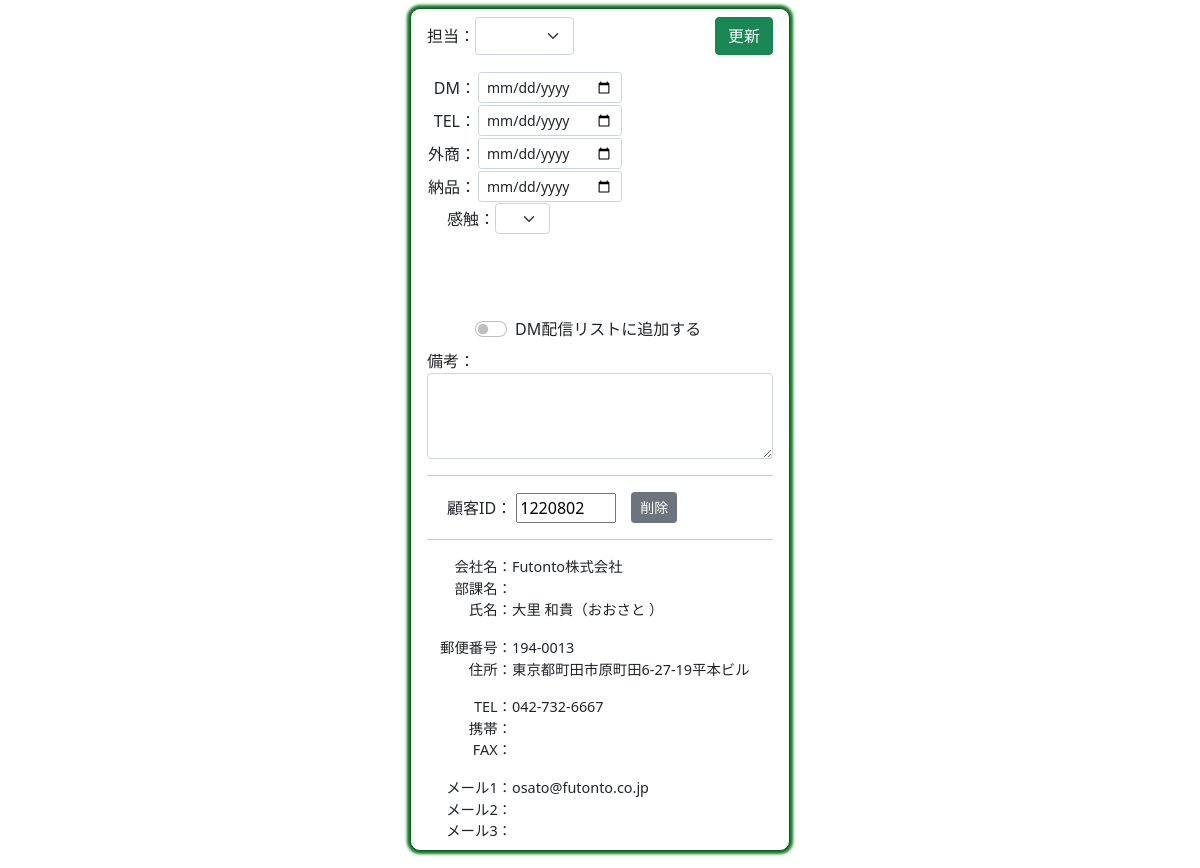
/right/1051/, run on an earlier commit of the app's database.
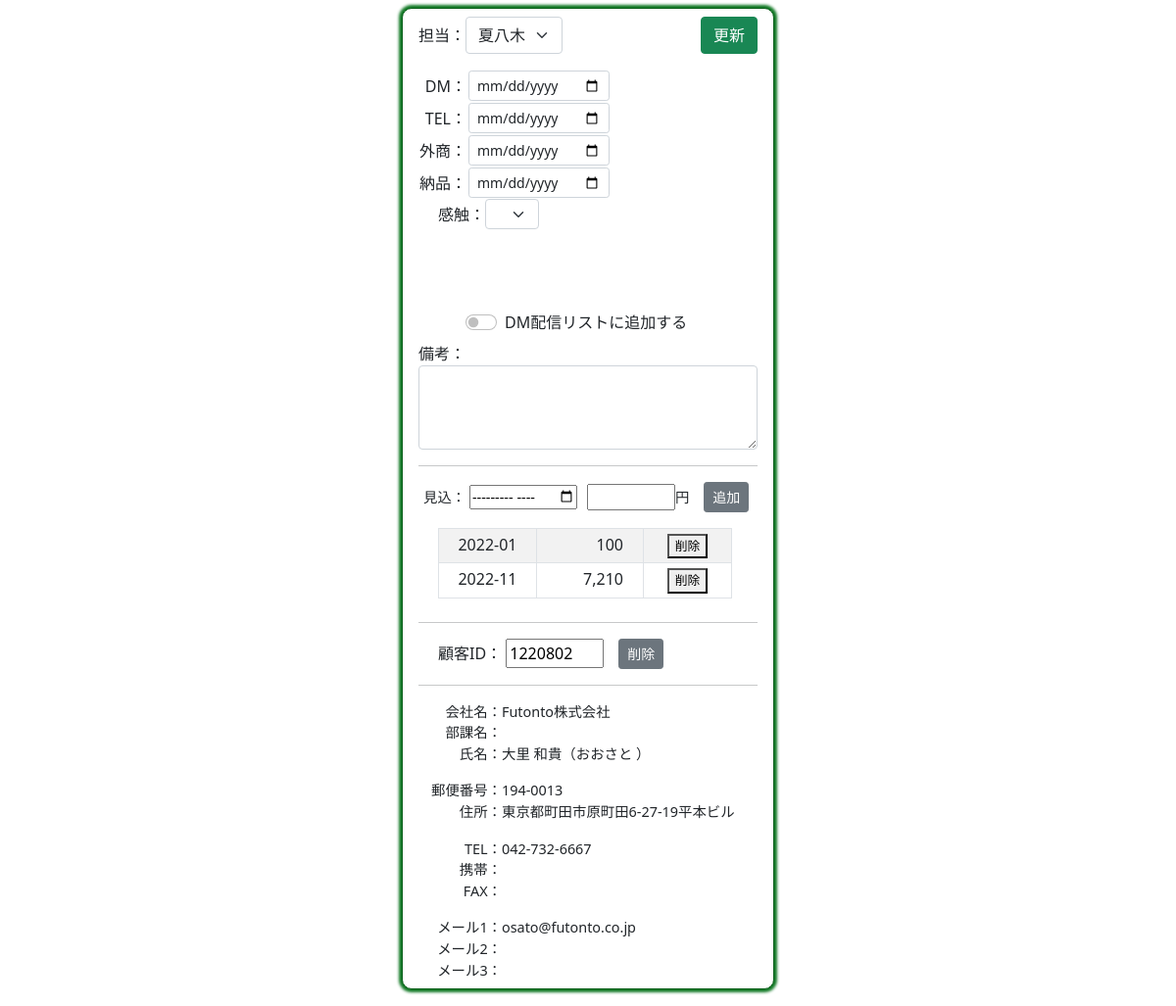
And on a later commit of the database.
### houjin/models.py (models this page shows, shortened)
class Customer(models.Model):
    cus_id=models.CharField("顧客ID",max_length=10,null=True,blank=True)
    sei=models.CharField("姓",max_length=10,null=True,blank=True)
    mei=models.CharField("名",max_length=10,null=True,blank=True)
    sei_kana=models.CharField("姓かな",max_length=10,null=True,blank=True)
    mei_kana=models.CharField("名かな",max_length=10,null=True,blank=True)
    mail1=models.EmailField("メール1",null=True,blank=True)
    mail2=models.EmailField("メール2",null=True,blank=True)
    mail3=models.EmailField("メール3",null=True,blank=True)
    yubin=models.CharField("郵便番号",max_length=10,null=True,blank=True)
    adress=models.CharField("住所",max_length=100,null=True,blank=True)
    pref=models.CharField("都道府県",max_length=10,null=True,blank=True)
    city=models.CharField("市区町村",max_length=50,null=True,blank=True)
    banchi=models.CharField("番地",max_length=50,null=True,blank=True)
    build=models.CharField("建物",max_length=50,null=True,blank=True)
    com=models.CharField("会社",max_length=50,null=True,blank=True)
    busho=models.CharField("部署",max_length=50,null=True,blank=True)
    tel=models.CharField("電話",max_length=20,null=True,blank=True)
    mob=models.CharField("携帯",max_length=20,null=True,blank=True)
    fax=models.CharField("FAX",max_length=20,null=True,blank=True)
    toroku=models.CharField("登録日",max_length=10,null=True,blank=True)
    kensu=models.IntegerField("件数",null=True,blank=True)
    money=models.IntegerField("金額",null=True,blank=True)
    tantou=models.IntegerField("担当",default=0)
    dm_day=models.CharField("DM",max_length=10,blank=True,default="")
    tel_day=models.CharField("TEL",max_length=10,blank=True,default="")
    gaisho_day=models.CharField("外商",max_length=10,blank=True,default="")
    nouhin_day=models.CharField("納品",max_length=10,blank=True,default="")
    dm_check=models.BooleanField("DMリスト",default=False)
    bikou=models.TextField("備考",null=True,blank=True)
    kanshoku=models.IntegerField("感触",default=0)

class Sell(models.Model):
    sell_cus_id=models.CharField("顧客ID",max_length=10,null=True,blank=True)
    sell_mon=models.CharField("年月",max_length=10,null=True,blank=True)
    sell_money=models.IntegerField("金額",null=True,blank=True)

### houjin/views.py (the view)
# urls.py: path('right/<int:pk>/', right1, name="right1"),
def right1(request,pk):
    if request.method=="POST":
        ins=Customer.objects.get(pk=pk)
        form=Right_form(request.POST,instance=ins)
        form.save()
        return redirect("houjin:left")
    else:
        ins=Customer.objects.get(pk=pk)
        cus=Customer.objects.filter(pk=pk)
        form=Right_form(instance=ins)
        sell=Sell.objects.filter(sell_cus_id = ins.cus_id).order_by("sell_mon")
        return render(request,"houjin/right.html",{"form":form,"cus":cus,"sell":sell})

### houjin/templates/houjin/right.html (shortened to what this page needs)
{% load humanize %}
{% load static %}
<!DOCTYPE html>
<html lang="ja">
<head>
    <link href="https://cdn.jsdelivr.net/npm/bootstrap@5.0.2/dist/css/bootstrap.min.css" rel="stylesheet">
</head>
<body>
    <div class="main mb-4">
        <div>
            <form action="" method="post" target="ifr1">{% csrf_token %}
                <div class="class1">
                    <div class="class1" style="width: 50%;" align="left">
                        <div>担当：</div>
                        <div>{{form.tantou}}</div>
                    </div>
                    <div style="width: 50%;" align="right" >
                        <button type="submit" class="btn btn-success">更新</button>
                    </div>
                </div>
                <div class="data mt-3">
                    <div>
                        <table>
                            <tr>
                                <td style="text-align: right;">DM：</td>
                                <td>{{form.dm_day}}</td>
                            </tr>
                            <tr>
                                <td style="text-align: right;">TEL：</td>
                                <td>{{form.tel_day}}</td>
                            </tr>
                            <tr>
                                <td>外商：</td>
                                <td>{{form.gaisho_day}}</td>
                            </tr>
                            <tr>
                                <td>納品：</td>
                                <td>{{form.nouhin_day}}</td>
                            </tr>
                        </table>
                    </div>
                    <div style="margin-left: 20px;">
                        <div class="class1">
                            <div>感触：</div>
                            <div>{{form.kanshoku}}</div>
                        </div>
                        <div class="kanshoku_detail class1" id="kanshoku_detail" style="font-size: 90%; padding: 0.2em;">
                        </div>
                    </div>
                </div>
                <div class="form-check form-switch mt-3" style="margin-left: 3em;">
                    {{form.dm_check}}
                    <label class="form-check-label" for="dm_send">DM配信リストに追加する</label>
                </div>
                <div class="mt-2" >
                    <div>備考：</div>
                    <div>{{form.bikou}}</div>
                </div>
            </form>
        </div>
        {% for i in cus %}
            {% if i.tantou != 0 %}
            <hr>
            <div>
                <form action="{% url 'houjin:sell' %}" method="post">{% csrf_token %}
                    <div class="class1 mt-3" style="font-size: 0.9em;">
                        <div style="margin-left: 5px;">
                            <label for="sell_mon">見込：</label>
                            <input type="month" name="sell_mon" id="sell_mon" style="width: 110px;" required>
                        </div>
                        <div style="margin-left: 10px;">
                            <input type="number" name="sell_money" id="sell_money" style="width: 90px;" required>
                        </div>
                        <div>円</div>
                        <div style="margin-left: 15px;">
                            <button type="submit" class="btn btn-secondary btn-sm">追加</button>
                        </div>
                    </div>
                </form>
            </div>
            {% endif %}
            {% if sell %}
            <div class="mb-4" style="margin-left: 20px;">
                <table class="table table-striped table-bordered table-sm mt-3" style="width: 300px;">
                    {% for h in sell %}
                    <tr>
                        <td style="text-align:center;width: 100px;">{{h.sell_mon}}</td>
                        <td style="text-align:right; padding-right: 20px;">{{h.sell_money  | intcomma}}</td>
                        <td align="center" style="width: 90px;">
                            <form action="{% url 'houjin:sell_delete' h.pk %}" method="post">{% csrf_token %}
                                <button type="submit" style="font-size: 0.8em;">削除</button>
                            </form>
                        </td>
                    </tr>
                    {% endfor %}
                </table>
            </div>
            {% endif %}
            <hr>
            <form action="{% url 'houjin:delete' %}" method="post" target="_top">{% csrf_token %}
                <div class="class1 mt-3">
                    <div style="margin-left: 20px;">
                        <label for="cus_id">顧客ID：</label>
                        <input type="text" name="cus_id" id="cus_id" value="{{i.cus_id}}" style="width: 100px;" readonly>
                    </div>
                    <div style="margin-left: 15px;">
                        <button type="submit" class="btn btn-secondary btn-sm" onclick="return confirm('本当に削除しますか？')">削除</button>
                    </div>
                </div>
            </form>
            <hr>
            <div style="font-size: 0.9em;">
                <div class="data">
                    <div class="name">会社名：</div>
                    {% if i.com %}
                        <div class="data-code">{{i.com}}</div>
                    {% endif %}
                </div>
                <div class="data">
                    <div class="name">部課名：</div>
                    {% if i.com %}
                    <div class="data-code">{{i.busho}}</div>
                    {% endif %}
                </div>
                <div class="data">
                    <div class="name">氏名：</div>
                    {% if i.com %}
                    <div class="data-code">{{i.sei}} {{i.mei}}（{{i.sei_kana}} {{i.mei_kana}}）</div>
                    {% endif %}
                </div>
                <div class="data mt-3">
                    <div class="name">郵便番号：</div>
                    {% if i.com %}
                        <div class="data-code">{{i.yubin}}</div>
                    {% endif %}
                </div>
                <div class="data">
                    <div class="name">住所：</div>
                    {% if i.com %}
                        <div class="data-code">{{i.pref}}{{i.city}}{{i.banchi}}{{i.build}}</div>
                    {% endif %}
                </div>
                <div class="data mt-3">
                    <div class="name">TEL：</div>
                    {% if i.com %}
                        <div class="data-code">{{i.tel}}</div>
                    {% endif %}
                </div>
                <div class="data">
                    <div class="name">携帯：</div>
                    {% if i.com %}
                        <div class="data-code">{{i.mob}}</div>
                    {% endif %}
                </div>
                <div class="data">
                    <div class="name">FAX：</div>
                    {% if i.com %}
                        <div class="data-code">{{i.fax}}</div>
                    {% endif %}
                </div>
                <div class="data mt-3">
                    <div class="name">メール1：</div>
                    {% if i.com %}
                        <div class="data-code">{{i.mail1}}</div>
                    {% endif %}
                </div>
                <div class="data">
                    <div class="name">メール2：</div>
                    {% if i.com %}
                        <div class="data-code">{{i.mail2}}</div>
                    {% endif %}
                </div>
                <div class="data">
                    <div class="name">メール3：</div>
                    {% if i.com %}
                        <div class="data-code">{{i.mail3}}</div>
                    {% endif %}
                </div>
            </div>
        {% endfor %}
    </div>
</body>
</html>

### houjin/templates/houjin/right.html (style rules this page uses)
.class1 { display: flex; flex-direction: row; align-items: center; }
.main { padding: 0.5em 1em; margin: 0 auto; margin-top: 0.5em; background: #FFF; border: solid 1px #0b5f1a; border-radius: 10px; box-shadow: 0 1px 1px rgba(0, 0, 0, 0.22); width: 380px; box-shadow: 0 0 3px 3px #0e7722; }
.data { display: flex; flex-wrap: wrap; }
.name { width: 85px; text-align: right; }
.data-code { width: calc(340px - 100px); }
.kanshoku_detail { margin-top: 0.5em; width: 135px; height: 60px; }

What changed in the data, as far as the page shows it:
changed Customer "Futonto株式会社": tantou (not shown) → "夏八木"
added Sell: sell_mon "2022-01", sell_money "100"
added Sell: sell_mon "2022-11", sell_money "7,210"
